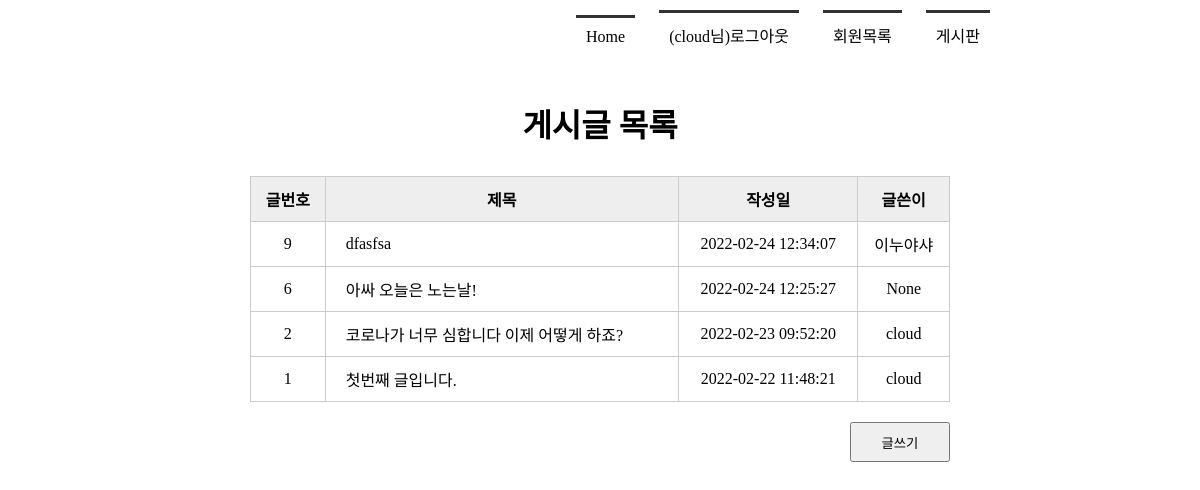
The page /boardlist/ (signed in) on the database its author committed.
### tables this page shows
CREATE TABLE board(
            bno integer PRIMARY KEY AUTOINCREMENT,
            title text NOT NULL,
            content text NOT NULL,
            createDate timestamp date DEFAULT (datetime('now', 'localtime')),
            mid char(5) NOT NULL,
            FOREIGN KEY(mid) REFERENCES member(mid) ON DELETE CASCADE
        );

### app.py (the view)
@app.route('/boardlist/')
def boardlist():
    conn = getconn()
    cur = conn.cursor()
    sql = "SELECT * FROM board ORDER BY bno DESC"
    cur.execute(sql)
    rs = cur.fetchall()
    conn.close()
    return render_template('boardlist.html', rs = rs)

### model/model_member.py (called while the page is built)
def getconn():
    conn = sqlite3.connect("./member.db")
    return conn

### templates/boardlist.html (shortened to what this page needs)
<!DOCTYPE html>
<html lang="en">
<head>
    <link rel ="stylesheet" href="{{ url_for('static', filename= 'style.css') }}">
</head>
<body>
     <div id="container">
         {% include 'navbar.html' %}
         <section>
             <h1>게시글 목록</h1>
             <table class="tbl_board">
                 <tr>
                     <th>글번호</th><th>제목</th><th>작성일</th><th>글쓴이</th>
                 </tr>
                 {% for i in rs %}
                 <tr>
                     <td>{{ i[0] }}</td>
                     <td><a href="{{url_for('board_view', bno=i[0])}}">{{ i[1] }}</a></td>
                     <td>{{ i[3] }}</td>
                     <td>{{ i[4] }}</td>
                 </tr>
                 {% endfor %}
             </table>
             <div class="btn_write">
                 <button type="button"
                        onclick="location.href='/writing/'">글쓰기</button>
             </div>
         </section>
     </div>
</body>
</html>

### static/style.css (style rules this page uses)
* { margin : 0; padding: 0; }
#container { width: 1000px; margin: 0 auto; }
section { text-align: center; }
section h1 { font-size: 2em; margin-bottom: 30px; }
section table { width: 600px; margin: 0 auto; border-collapse: collapse; }
section table, th, td { border: 1px solid #ccc; padding: 10px }
section .tbl_board { width: 700px; }
section .tbl_board th { background: #eee; }
section .tbl_board a { text-decoration: none; color: #000; }
section .tbl_board td:nth-child(2) { text-align: left; padding-left: 20px; }
section .btn_write { text-align: right; margin: 20px 150px; }
section .btn_write button { width: 100px; height: 40px; }

### rows shown on the page
board: bno "9", title "dfasfsa", createDate "2022-02-24 12:34:07", mid "이누야샤"
board: bno "6", title "아싸 오늘은 노는날!", createDate "2022-02-24 12:25:27", mid "None"
board: bno "2", title "코로나가 너무 심합니다 이제 어떻게 하죠?", createDate "2022-02-23 09:52:20", mid "cloud"
board: bno "1", title "첫번째 글입니다.", createDate "2022-02-22 11:48:21", mid "cloud"

### other values the page prints
{{ session['userID'] }} "cloud"
